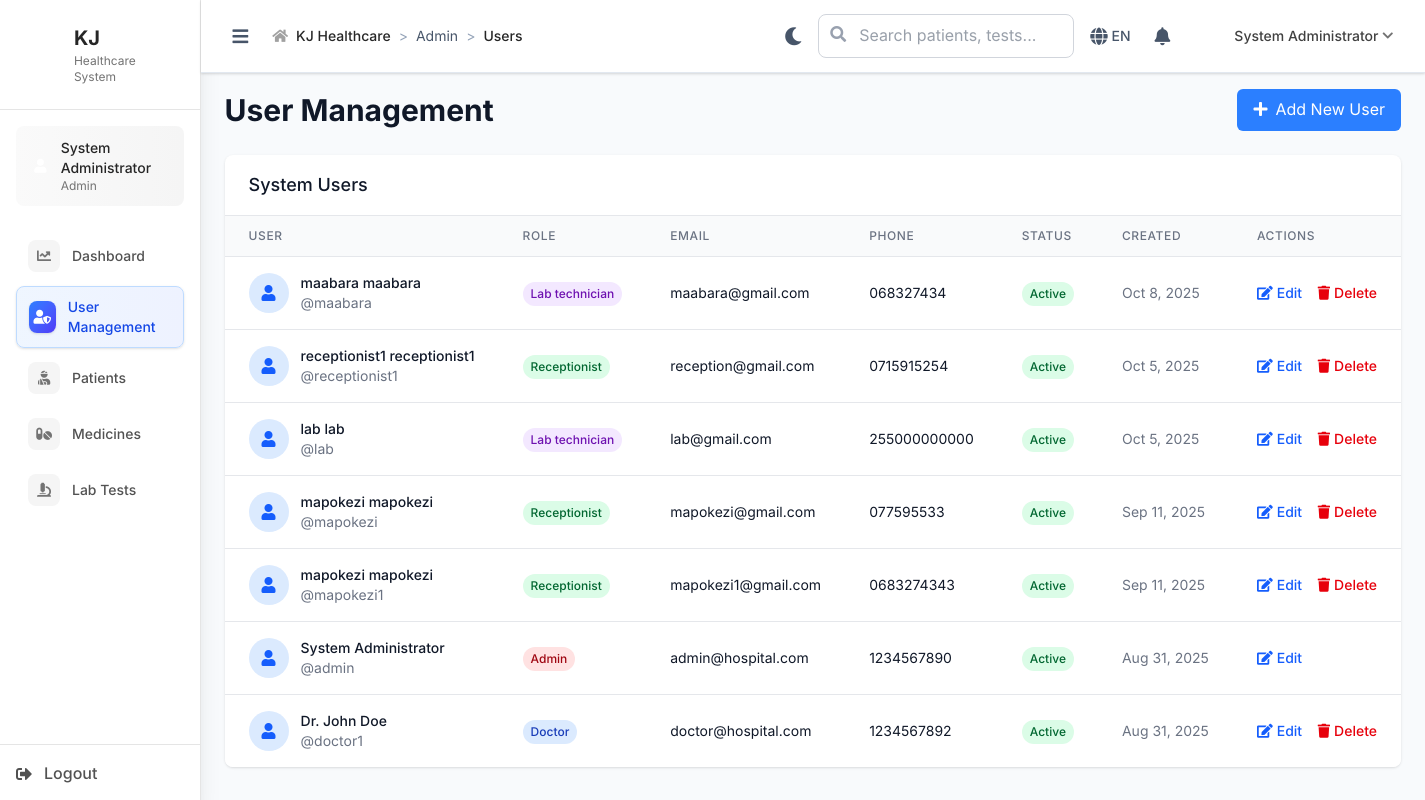
Page /admin/users (signed in) on the committed database.
### tables this page shows
CREATE TABLE `users` (
  `id` int(11) NOT NULL,
  `username` varchar(50) NOT NULL,
  `password_hash` varchar(255) NOT NULL,
  `email` varchar(100) NOT NULL,
  `role` enum('admin','receptionist','doctor','lab_technician') NOT NULL,
  `first_name` varchar(50) NOT NULL,
  `last_name` varchar(50) NOT NULL,
  `phone` varchar(20) DEFAULT NULL,
  `created_at` timestamp NOT NULL DEFAULT current_timestamp(),
  `updated_at` timestamp NOT NULL DEFAULT current_timestamp() ON UPDATE current_timestamp(),
  `is_active` tinyint(1) DEFAULT 1
);

### includes/BaseController.php (called while the page is built, shortened)
<?php
class BaseController {
    public function __construct() {
        global $pdo;
        $this->pdo = $pdo;
    }
    protected function render($view, $data = []) {
        extract($data);
        $BASE_PATH = defined('BASE_PATH') ? BASE_PATH : (rtrim(str_replace('\\', '/', dirname($_SERVER['SCRIPT_NAME'] ?? '/')), '/') ?: '');
        include __DIR__ . "/../views/{$view}.php";
        include __DIR__ . '/../views/layouts/main.php';
    }
}
?>

### controllers/AdminController.php (called while the page is built, shortened)
<?php
require_once __DIR__ . '/../includes/BaseController.php';
class AdminController extends BaseController {
    public function users() {
        $users = $this->pdo->query("SELECT id, username, email, role, first_name, last_name, phone, is_active, created_at FROM users ORDER BY created_at DESC")->fetchAll();
        $this->render('admin/users', [
            'users' => $users
        ]);
    }
}
?>

### index.php (called while the page is built, shortened)
<?php
$request = $_SERVER['REQUEST_URI'];
$path = parse_url($request, PHP_URL_PATH);
if (strpos($path, BASE_PATH) === 0) {
    $path = substr($path, strlen(BASE_PATH));
}
$path = ltrim($path, '/');
$segments = explode('/', $path);
$controller = $segments[0] ?? 'auth';
$action = $segments[1] ?? 'login';
try {
    $controllerInstance = new $controllerClass();
    $params = array_slice($segments, 2);
    call_user_func_array([$controllerInstance, $action], $params);
} catch (Throwable $e) {
    Logger::error("Error in controller: " . $e->getMessage(), [
        'controller' => $controller,
        'action' => $action,
        'file' => $e->getFile(),
        'line' => $e->getLine(),
        'trace' => $e->getTraceAsString()
    ]);
    error_log("Error in controller: " . $e->getMessage());
    http_response_code(500);
    echo "Internal server error";
}
?>

### views/admin/users.php (the view, shortened to what this page needs)
<div class="space-y-6">
    <div class="flex items-center justify-between">
        <h1 class="text-3xl font-bold text-gray-900">User Management</h1>
        <a href="<?= $BASE_PATH ?>/admin/add_user" class="bg-blue-500 hover:bg-blue-600 text-white px-4 py-2 rounded-md">
            <i class="fas fa-plus mr-2"></i>Add New User
        </a>
    </div>
    <div class="bg-white rounded-lg shadow overflow-hidden">
        <div class="px-6 py-4 border-b border-gray-200">
            <h3 class="text-lg font-medium text-gray-900">System Users</h3>
        </div>
        <div class="overflow-x-auto">
            <table class="min-w-full divide-y divide-gray-200">
                <thead class="bg-gray-50">
                    <tr>
                        <th class="px-6 py-3 text-left text-xs font-medium text-gray-500 uppercase tracking-wider">User</th>
                        <th class="px-6 py-3 text-left text-xs font-medium text-gray-500 uppercase tracking-wider">Role</th>
                        <th class="px-6 py-3 text-left text-xs font-medium text-gray-500 uppercase tracking-wider">Email</th>
                        <th class="px-6 py-3 text-left text-xs font-medium text-gray-500 uppercase tracking-wider">Phone</th>
                        <th class="px-6 py-3 text-left text-xs font-medium text-gray-500 uppercase tracking-wider">Status</th>
                        <th class="px-6 py-3 text-left text-xs font-medium text-gray-500 uppercase tracking-wider">Created</th>
                        <th class="px-6 py-3 text-left text-xs font-medium text-gray-500 uppercase tracking-wider">Actions</th>
                    </tr>
                </thead>
                <tbody class="bg-white divide-y divide-gray-200">
                    <?php foreach ($users as $user): ?>
                    <tr class="hover:bg-gray-50">
                        <td class="px-6 py-4 whitespace-nowrap">
                            <div class="flex items-center">
                                <div class="w-10 h-10 bg-blue-100 rounded-full flex items-center justify-center mr-3">
                                    <i class="fas fa-user text-blue-600"></i>
                                </div>
                                <div>
                                    <div class="text-sm font-medium text-gray-900">
                                        <?php echo htmlspecialchars($user['first_name'] . ' ' . $user['last_name']); ?>
                                    </div>
                                    <div class="text-sm text-gray-500">
                                        @<?php echo htmlspecialchars($user['username']); ?>
                                    </div>
                                </div>
                            </div>
                        </td>
                        <td class="px-6 py-4 whitespace-nowrap">
                            <span class="inline-flex px-2 py-1 text-xs font-medium rounded-full
                                <?php
                                switch ($user['role']) {
                                    case 'admin':
                                        echo 'bg-red-100 text-red-800';
                                        break;
                                    case 'doctor':
                                        echo 'bg-blue-100 text-blue-800';
                                        break;
                                    case 'receptionist':
                                        echo 'bg-green-100 text-green-800';
                                        break;
                                    case 'lab_technician':
                                        echo 'bg-purple-100 text-purple-800';
                                        break;
                                }
                                ?>">
                                <?php echo ucfirst(str_replace('_', ' ', $user['role'])); ?>
                            </span>
                        </td>
                        <td class="px-6 py-4 whitespace-nowrap text-sm text-gray-900">
                            <?php echo htmlspecialchars($user['email']); ?>
                        </td>
                        <td class="px-6 py-4 whitespace-nowrap text-sm text-gray-900">
                            <?php echo htmlspecialchars($user['phone'] ?? 'N/A'); ?>
                        </td>
                        <td class="px-6 py-4 whitespace-nowrap">
                            <span class="inline-flex px-2 py-1 text-xs font-medium rounded-full
                                <?php echo $user['is_active'] ? 'bg-green-100 text-green-800' : 'bg-red-100 text-red-800'; ?>">
                                <?php echo $user['is_active'] ? 'Active' : 'Inactive'; ?>
                            </span>
                        </td>
                        <td class="px-6 py-4 whitespace-nowrap text-sm text-gray-500">
                            <?php echo date('M j, Y', strtotime($user['created_at'])); ?>
                        </td>
                        <td class="px-6 py-4 whitespace-nowrap text-sm font-medium">
                            <a href="<?= $BASE_PATH ?>/admin/edit_user?id=<?= $user['id'] ?>" class="text-blue-600 hover:text-blue-900 mr-3">
                                <i class="fas fa-edit mr-1"></i>Edit
                            </a>
                            <?php if ($user['id'] != $_SESSION['user_id']): ?>
                                <button onclick="deleteUser(<?= $user['id'] ?>, '<?= htmlspecialchars($user['username']) ?>')"
                                        class="text-red-600 hover:text-red-900">
                                    <i class="fas fa-trash mr-1"></i>Delete
                                </button>
                            <?php endif; ?>
                        </td>
                    </tr>
                    <?php endforeach; ?>
                </tbody>
            </table>
        </div>
    </div>
</div>

### rows in the picture
users: first_name+last_name "maabara maabara", username "maabara", role "Lab technician", email "maabara@gmail.com", phone "068327434", is_active "Active", created_at "Oct 8, 2025"
users: first_name+last_name "receptionist1 receptionist1", username "receptionist1", role "Receptionist", email "reception@gmail.com", phone "0715915254", is_active "Active", created_at "Oct 5, 2025"
users: first_name+last_name "lab lab", username "lab", role "Lab technician", email "lab@gmail.com", phone "255000000000", is_active "Active", created_at "Oct 5, 2025"
users: first_name+last_name "mapokezi mapokezi", username "mapokezi", role "Receptionist", email "mapokezi@gmail.com", phone "077595533", is_active "Active", created_at "Sep 11, 2025"
users: first_name+last_name "mapokezi mapokezi", username "mapokezi1", role "Receptionist", email "mapokezi1@gmail.com", phone "0683274343", is_active "Active", created_at "Sep 11, 2025"
users: first_name+last_name "System Administrator", username "admin", role "Admin", email "admin@hospital.com", phone "1234567890", is_active "Active", created_at "Aug 31, 2025"
users: first_name+last_name "Dr. John Doe", username "doctor1", role "Doctor", email "doctor@hospital.com", phone "1234567892", is_active "Active", created_at "Aug 31, 2025"

### other values in the picture
$_ENV['APP_NAME'] "KJ"
$_SESSION['user_name'] "System Administrator"
$role "Admin"
$item['text'] "Dashboard"
$item['text'] "User Management"
$item['text'] "Patients"
$item['text'] "Medicines"
$item['text'] "Lab Tests"
$crumb['text'] "Admin"
$crumb['text'] "Users"
